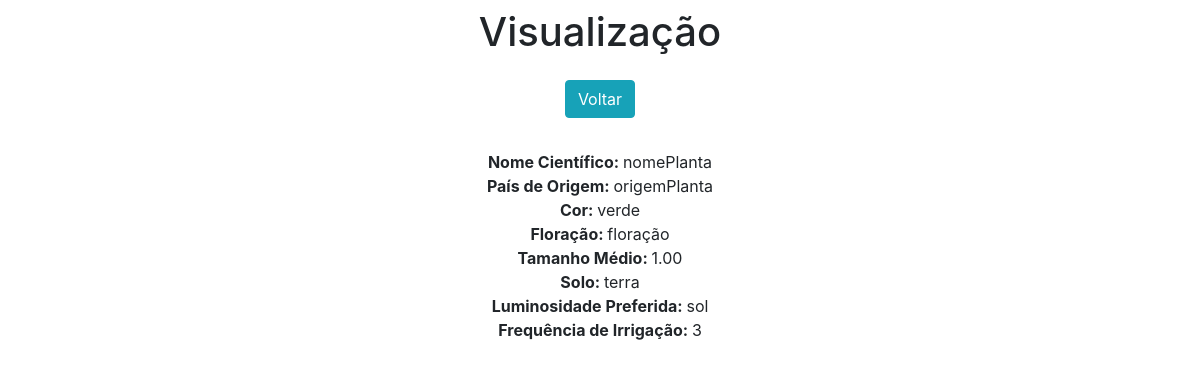
Page /view_planta/2/ on the committed database.
### app/models.py (models this page shows)
class Planta(models.Model):
    nome_cientifico = models.CharField(max_length=100)
    familia = models.CharField(max_length=100)
    pais_origem = models.CharField(max_length=100)
    cor = models.CharField(max_length=50)
    floracao = models.CharField(max_length=100)
    tamanho_medio = models.DecimalField(max_digits=9, decimal_places=2)
    solo = models.CharField(max_length=100)
    luminosidade_preferida = models.CharField(max_length=100)
    frequencia_irrigacao = models.CharField(max_length=100)

### app/views.py (the view)
# urls.py: path('view_planta/<int:pk>/', view_planta, name='view_planta'),
def view_planta(request, pk):
    data = {}
    data['db'] = Planta.objects.get(pk=pk)
    return render(request, 'view.html', data)

### app/templates/view.html (shortened to what this page needs)
<!doctype html>
<html lang="pt-br">
<head>
    <link rel="stylesheet" href="https://stackpath.bootstrapcdn.com/bootstrap/4.3.1/css/bootstrap.min.css">
</head>
<body>
    <div class ="col-8 m-auto pt-2 pb-2 text-center">
        <h1>Visualização</h1>
    </div>
    <div class="col-8 m-auto pt-2 pb-2 text-center">
        <a href="/" class="btn btn-info"> Voltar</a>
    </div>
    <div class="col-8 m-auto pt-4 pb-2 text-center">
        <strong>Nome Científico: </strong>{{db.nome_cientifico}}<br>
        <strong>País de Origem: </strong>{{db.pais_origem}}<br>
        <strong>Cor: </strong>{{db.cor}}<br>
        <strong>Floração: </strong>{{db.floracao}}<br>
        <strong>Tamanho Médio: </strong>{{db.tamanho_medio}}<br>
        <strong>Solo: </strong>{{db.solo}}<br>
        <strong>Luminosidade Preferida: </strong>{{db.luminosidade_preferida}}<br>
        <strong>Frequência de Irrigação: </strong>{{db.frequencia_irrigacao}}<br>
    </div>
</body>
</html>

### rows in the picture
Planta: nome_cientifico "nomePlanta", pais_origem "origemPlanta", cor "verde", floracao "floração", tamanho_medio "1.00", solo "terra", luminosidade_preferida "sol", frequencia_irrigacao "3"
